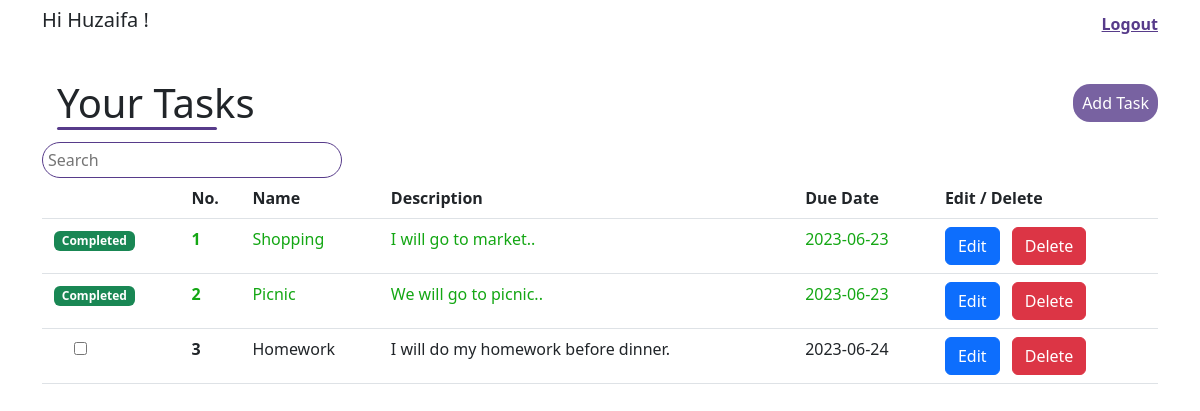
/task.php (signed in), run on the app's committed database.
### tables this page shows
CREATE TABLE `tasks` (
  `id` int(11) NOT NULL,
  `user_id` int(11) NOT NULL,
  `name` varchar(255) NOT NULL,
  `description` text DEFAULT NULL,
  `due_date` date DEFAULT NULL,
  `completed` tinyint(1) NOT NULL DEFAULT 0
);

### task.php (the view, shortened to what this page needs)
<?php
include "config.php";
$userId = $_SESSION['id'];
$query = "SELECT * FROM `tasks` WHERE  `user_id` = $userId";
$res = mysqli_query($conn,$query);
?>
<!DOCTYPE html>
<html lang="en">
<head>
    <link href="https://cdn.jsdelivr.net/npm/bootstrap@5.3.0/dist/css/bootstrap.min.css" rel="stylesheet"
>
</head>
<body>
  <div class="container mt-2 d-flex justify-content-between align-content-center align-items-center">
   <h5>Hi <?php echo $_SESSION['user']?> !</h5>
   <a href="logout.php" class="logout">Logout</a>
  </div>
    <div class="container mt-4 d-flex justify-content-between align-content-center align-items-center">
    <h1>Your Tasks</h1>
    <a href="add-task.php" class="button-link" >
        <button class="task-btn"> Add Task </button>
      </a>
    </div>
    <div class="container" id="table">
      <div><input type="search" placeholder="Search" id="search"></div>
    <?php
  if(mysqli_num_rows($res) > 0){
    ?>
    <table class="table  table-hover able-bordered" >
  <thead>
    <tr>
      <th scope="col"></th>
      <th scope="col">No.</th>
      <th scope="col">Name</th>
      <th scope="col">Description</th>
      <th scope="col">Due Date</th>
      <th scope="col">Edit / Delete</th>
    </tr>
  </thead>
  <tbody id="tableBody">
  <?php
  $count = 0;
   while($row = mysqli_fetch_assoc($res)){
    $count += 1;
    if($row['completed'] == 1){
      $style = "color: rgb(20, 167, 20) !important";
      $check = "checked";
    }elseif($row['completed'] == 0){
      $style = "";
      $check = "";
    }
  ?>
    <tr>
      <th scope="row">
      <?php if($row['completed'] == 0){
        echo '<input type="checkbox" class="task-checkbox ms-4" data-task-id="'.$row["id"].'" '.$check.'>';
      }else{
        echo '<span class="badge text-bg-success ms-1">Completed</span>';
      }
      ?>
      </th>
      <th style="<?php echo $style?>" scope="row" data-bs-toggle="modal" data-bs-target="#exampleModal<?php echo $row['id']?>"><?php echo $count ;?></th>
      <td style="<?php echo $style?>" data-bs-toggle="modal" data-bs-target="#exampleModal<?php echo $row['id']?>"><?php echo $row['name']?></td>
      <td style="<?php echo $style?>" data-bs-toggle="modal" data-bs-target="#exampleModal<?php echo $row['id']?>"><?php echo $row['description']?></td>
      <td style="<?php echo $style?>" data-bs-toggle="modal" data-bs-target="#exampleModal<?php echo $row['id']?>"><?php echo $row['due_date'];?></td>
      <td>
        <a href="edit-task.php?id=<?php echo $row['id']?>"><button type="button" class="btn btn-primary">Edit</button></a>
        <a href="delete-task.php?id=<?php echo $row['id']?>"><button type="button" class="btn btn-danger ms-2">Delete</button></a>
      </td>
    </tr>
    <?php
    }
    ?>
  </tbody>
</table>
<?php
}else{
  echo "<h3 class='mt-3 ms-2'>No Task</h3>";
}
?>
</div>
</body>
</html>

### task.php (style rules this page uses)
h1 { margin: 15px; position: relative; }
h1::before { content: ''; position: absolute; top: 100%; left: 0%; width: 160px; border-radius: 50px; height: 3px; background-color: #573b8a; }
.button-link { text-decoration: none; }
.task-btn { border: none; outline: none; background-color: #573b8a; padding: 7px 9px; border-radius: 17px; position: relative; z-index: 5; overflow: hidden; color: #fff; opacity: 0.8; transition: 0.5s all ease-in-out; }
#search { border-radius: 20px; padding: 5px; border: 1px solid #573b8a; outline: none; width: 300px; }
.logout { text-decoration: underline; color: #573b8a; font-weight: 600; }

### data on the page
tasks: completed "Completed", name "Shopping", description "I will go to market..", due_date "2023-06-23"
tasks: completed "Completed", name "Picnic", description "We will go to picnic..", due_date "2023-06-23"
tasks: name "Homework", description "I will do my homework before dinner.", due_date "2023-06-24"

### other printed values
$_SESSION['user'] "Huzaifa"
